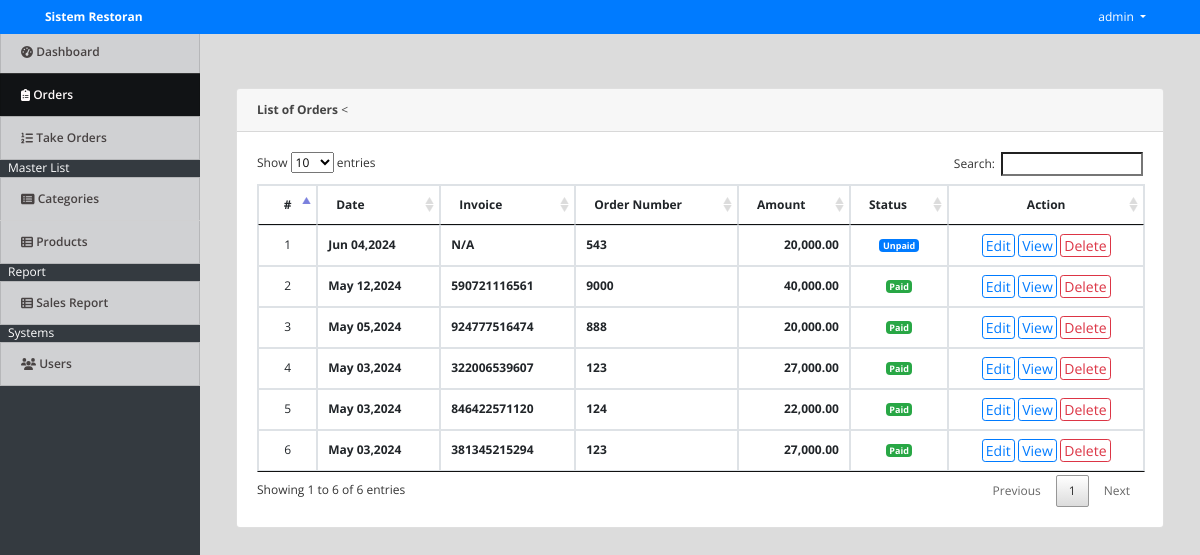
The page /index.php?page=orders (signed in) on the database its author committed.
### tables this page shows
CREATE TABLE `orders` (
  `id` int(11) NOT NULL,
  `ref_no` varchar(50) NOT NULL,
  `total_amount` float NOT NULL,
  `amount_tendered` float NOT NULL,
  `order_number` int(30) NOT NULL,
  `date_created` datetime NOT NULL DEFAULT current_timestamp()
);

### orders.php (the view, shortened to what this page needs)
<?php include('db_connect.php');?>
<div class="container-fluid">
    <div class="col-lg-12">
        <div class="row">
            <div class="col-md-12">
                <div class="card">
                    <div class="card-header">
                        <b>List of Orders</b>
                        <
                    </div>
                    <div class="card-body">
                        <table class="table table-condensed table-bordered table-hover">
                            <thead>
                                <tr>
                                    <th class="text-center">#</th>
                                    <th class="">Date</th>
                                    <th class="">Invoice</th>
                                    <th class="">Order Number</th>
                                    <th class="">Amount</th>
                                    <th class="">Status</th>
                                    <th class="text-center">Action</th>
                                </tr>
                            </thead>
                            <tbody>
                                <?php
								$i = 1;
								$order = $conn->query("SELECT * FROM orders order by unix_timestamp(date_created) desc ");
								while($row=$order->fetch_assoc()):
								?>
                                <tr>
                                    <td class="text-center"><?php echo $i++ ?></td>
                                    <td>
                                        <p> <b><?php echo date("M d,Y",strtotime($row['date_created'])) ?></b></p>
                                    </td>
                                    <td>
                                        <p> <b><?php echo $row['amount_tendered'] > 0 ? $row['ref_no'] : 'N/A' ?></b>
                                        </p>
                                    </td>
                                    <td>
                                        <p> <b><?php echo $row['order_number'] ?></b></p>
                                    </td>
                                    <td>
                                        <p class="text-right">
                                            <b><?php echo number_format($row['total_amount'],2) ?></b>
                                        </p>
                                    </td>
                                    <td class="text-center">
                                        <?php if($row['amount_tendered'] > 0): ?>
                                        <span class="badge badge-success">Paid</span>
                                        <?php else: ?>
                                        <span class="badge badge-primary">Unpaid</span>
                                        <?php endif; ?>
                                    </td>
                                    <td class="text-center">
                                        <button class="btn btn-sm btn-outline-primary " type="button"
                                            onclick="location.href='kasir/index.php?id=<?php echo $row['id'] ?>'"
                                            data-id="<?php echo $row['id'] ?>">Edit</button>
                                        <button class="btn btn-sm btn-outline-primary view_order" type="button"
                                            data-id="<?php echo $row['id'] ?>">View</button>
                                        <button class="btn btn-sm btn-outline-danger delete_order" type="button"
                                            data-id="<?php echo $row['id'] ?>">Delete</button>
                                    </td>
                                </tr>
                                <?php endwhile; ?>
                            </tbody>
                        </table>
                    </div>
                </div>
            </div>
        </div>
    </div>
</div>

### index.php (shortened to what this page needs)
<!DOCTYPE html>
<html lang="en">
<head>
    <?php
 include('./header.php');
 ?>
</head>
<body>
    <?php include 'topbar.php' ?>
    <?php include 'navbar.php' ?>
    <main id="view-panel">
        <?php $page = isset($_GET['page']) ? $_GET['page'] :'home'; ?>
        <?php include $page.'.php' ?>
    </main>
</body>
</html>

### header.php (shortened to what this page needs)
  <link rel="stylesheet" href="assets/font-awesome/css/all.min.css">
<link href="assets/vendor/bootstrap/css/bootstrap.min.css" rel="stylesheet">
<link href="assets/vendor/icofont/icofont.min.css" rel="stylesheet">
<link href="assets/vendor/boxicons/css/boxicons.min.css" rel="stylesheet">
<link href="assets/vendor/venobox/venobox.css" rel="stylesheet">
<link href="assets/vendor/animate.css/animate.min.css" rel="stylesheet">
<link href="assets/vendor/remixicon/remixicon.css" rel="stylesheet">
<link href="assets/vendor/owl.carousel/assets/owl.carousel.min.css" rel="stylesheet">
<link href="assets/vendor/bootstrap-datepicker/css/bootstrap-datepicker.min.css" rel="stylesheet">
<link href="assets/DataTables/datatables.min.css" rel="stylesheet">
<link href="assets/css/jquery.datetimepicker.min.css" rel="stylesheet">
<link href="assets/css/select2.min.css" rel="stylesheet">
<link href="assets/css/style.css" rel="stylesheet">
<link type="text/css" rel="stylesheet" href="assets/css/jquery-te-1.4.0.css">

### topbar.php (shortened to what this page needs)
<nav class="navbar navbar-light fixed-top bg-primary" style="padding:0">
    <div class="container-fluid mt-2 mb-2">
        <div class="col-lg-12">
            <div class="col-md-4 float-left text-white">
                <large><b><?php echo isset($_SESSION['system']['name']) ? $_SESSION['system']['name'] : '' ?></b>
                </large>
            </div>
            <div class="float-right">
                <div class=" dropdown mr-4">
                    <a href="#" class="text-white dropdown-toggle" id="account_settings" data-toggle="dropdown"
                        aria-haspopup="true" aria-expanded="false"><?php echo $_SESSION['login_name'] ?> </a>
                </div>
            </div>
        </div>
</nav>

### navbar.php (shortened to what this page needs)
<nav id="sidebar" class='mx-lt-5 bg-dark'>
    <div class="sidebar-list">
        <a href="index.php?page=home" class="nav-item nav-home"><span class='icon-field'><i
                    class="fa fa-tachometer-alt "></i></span> Dashboard</a>
        <a href="index.php?page=orders" class="nav-item nav-orders"><span class='icon-field'><i
                    class="fa fa-clipboard-list "></i></span> Orders</a>
        <a href="kasir/index.php" class="nav-item nav-takeorders"><span class='icon-field'><i
                    class="fa fa-list-ol "></i></span> Take Orders</a>
        <?php if($_SESSION['login_type'] == 1): ?>
        <div class="mx-2 text-white">Master List</div>
        <a href="index.php?page=categories" class="nav-item nav-categories"><span class='icon-field'><i
                    class="fa fa-list-alt "></i></span> Categories</a>
        <a href="index.php?page=products" class="nav-item nav-products"><span class='icon-field'><i
                    class="fa fa-th-list "></i></span> Products</a>
        <?php endif; ?>
        <div class="mx-2 text-white">Report</div>
        <a href="index.php?page=sales_report" class="nav-item nav-sales_report"><span class='icon-field'><i
                    class="fa fa-th-list"></i></span> Sales Report</a>
        <?php if($_SESSION['login_type'] == 1): ?>
        <div class="mx-2 text-white">Systems</div>
        <a href="index.php?page=users" class="nav-item nav-users"><span class='icon-field'><i
                    class="fa fa-users "></i></span> Users</a>
        <?php endif; ?>
    </div>
</nav>

### assets/css/style.css (style rules this page uses)
body { font-family: "Open Sans", sans-serif; color: #444444; width: 100%; height: calc(100%); font-size: 12px; }
a { color: #1977cc; }
nav#sidebar { height: calc(100%); position: fixed; z-index: 99; left: 0; width: 200px; font-size: 12px; top: 2.5em; }
a.nav-item { position: relative; display: block; padding: .75rem 1.25rem; margin-bottom: -1px; border: 1px solid rgba(0,0,0,.125); background-color: #ffffffc4; color: #484343; font-weight: 600; }
a.nav-item:hover, .nav-item.active { background-color: #000000ad; color: #fffafa; }
main#view-panel { margin-left: 200px; width:calc(100% - 200px); margin-top: 2.8em; padding: .5em }
.btn-sm { padding: .0001rem .2rem; }

### index.php (style rules this page uses)
body { background: #80808045; }

### orders.php (style rules this page uses)
td { vertical-align: middle !important; }
td p { margin: unset }

### rows shown on the page
orders: date_created "Jun 04,2024", amount_tendered "N/A", order_number "543", total_amount "20,000.00"
orders: date_created "May 12,2024", ref_no "590721116561", order_number "9000", total_amount "40,000.00", amount_tendered "Paid"
orders: date_created "May 05,2024", ref_no "924777516474", order_number "888", total_amount "20,000.00", amount_tendered "Paid"
orders: date_created "May 03,2024", ref_no "322006539607", order_number "123", total_amount "27,000.00", amount_tendered "Paid"
orders: date_created "May 03,2024", ref_no "846422571120", order_number "124", total_amount "22,000.00", amount_tendered "Paid"
orders: date_created "May 03,2024", ref_no "381345215294", order_number "123", total_amount "27,000.00", amount_tendered "Paid"

### other values the page prints
$_SESSION['system']['name'] "Sistem Restoran"
$_SESSION['login_name'] "admin"
